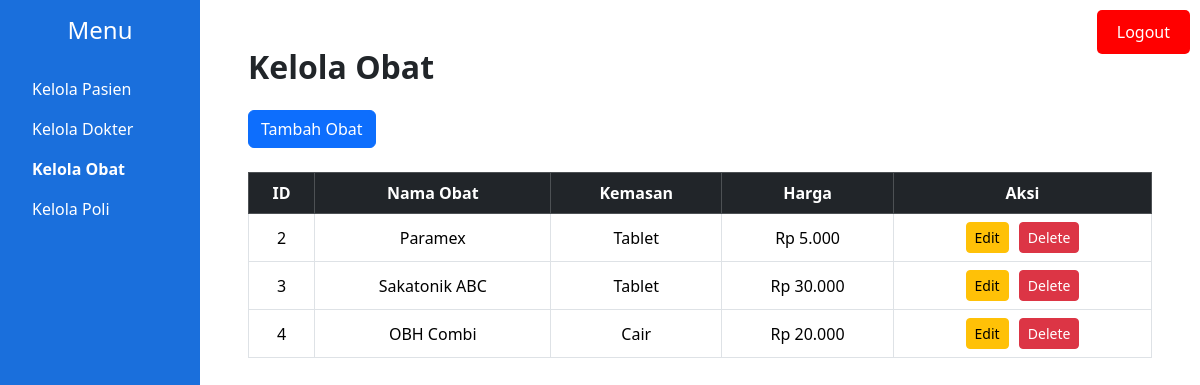
Page /kelola_obat.php on the committed database.
### tables this page shows
CREATE TABLE `obat` (
  `id` int(11) NOT NULL,
  `nama_obat` varchar(50) NOT NULL,
  `kemasan` varchar(35) DEFAULT NULL,
  `harga` int(10) UNSIGNED DEFAULT 0
);

### kelola_obat.php (the view, shortened to what this page needs)
<?php
$servername = "localhost";
$username = "root";
$password = "";
$database = "poli";
$conn = new mysqli($servername, $username, $password, $database);
$sql = "SELECT * FROM obat";
$result = $conn->query($sql);
?>
<!DOCTYPE html>
<html lang="id">
<head>
    <link href="https://cdn.jsdelivr.net/npm/bootstrap@5.3.3/dist/css/bootstrap.min.css" rel="stylesheet">
</head>
<body>
    <div class="container-fluid">
        <div class="row">
            <div class="col-md-3 col-lg-2 sidebar vh-100 d-flex flex-column p-3">
                <h4 class="text-center mb-4">Menu</h4>
                <ul class="nav flex-column">
                    <li class="nav-item">
                        <a class="nav-link" href="kelola_pasien.php">Kelola Pasien</a>
                    </li>
                    <li class="nav-item">
                        <a class="nav-link" href="kelola_dokter.php">Kelola Dokter</a>
                    </li>
                    <li class="nav-item">
                        <a class="nav-link active fw-bold" href="kelola_obat.php">Kelola Obat</a>
                    </li>
                    <li class="nav-item">
                        <a class="nav-link" href="kelola_poli.php">Kelola Poli</a>
                    </li>
                </ul>
            </div>
            <div class="col-md-9 col-lg-10 d-flex flex-column p-5">
                <h2 class="fw-bold mb-4">Kelola Obat</h2>
                <div class="mb-4">
                    <a href="tambah_obat.php" class="btn btn-primary">Tambah Obat</a>
                </div>
                <div class="table-responsive">
                    <table class="table table-bordered table-hover align-middle">
                        <thead class="table-dark">
                            <tr>
                                <th>ID</th>
                                <th>Nama Obat</th>
                                <th>Kemasan</th>
                                <th>Harga</th>
                                <th>Aksi</th>
                            </tr>
                        </thead>
                        <tbody>
                            <?php
                            if ($result->num_rows > 0) {
                                while($row = $result->fetch_assoc()) {
                                    echo "<tr>";
                                    echo "<td>" . $row['id'] . "</td>";
                                    echo "<td>" . $row['nama_obat'] . "</td>";
                                    echo "<td>" . $row['kemasan'] . "</td>";
                                    echo "<td>Rp " . number_format($row['harga'], 0, ',', '.') . "</td>";
                                    echo "<td>
                                            <a href='edit_obat.php?id=" . $row['id'] . "' class='btn btn-warning btn-sm'>Edit</a>
                                            <a href='hapus_obat.php?id=" . $row['id'] . "' class='btn btn-danger btn-sm' onclick='return confirm(\"Apakah Anda yakin ingin menghapus data ini?\");'>Delete</a>
                                          </td>";
                                    echo "</tr>";
                                }
                            } else {
                                echo "<tr><td colspan='5' class='text-center'>Tidak ada data</td></tr>";
                            }
                            ?>
                        </tbody>
                    </table>
                </div>
            </div>
        </div>
    </div>
    <button class="logout-btn" onclick="window.location.href='index.php';">Logout</button>
</body>
</html>

### kelola_obat.php (style rules this page uses)
.sidebar { background-color: #1a6fdc; color: white; }
.sidebar .nav-link { color: white; }
.logout-btn { position: fixed; top: 10px; right: 10px; background-color: red; color: white; border: none; padding: 10px 20px; font-size: 16px; cursor: pointer; border-radius: 5px; }
.table th, .table td { text-align: center; vertical-align: middle; }
.btn-sm { margin: 0 3px; }

### rows in the picture
obat: id "2", nama_obat "Paramex", kemasan "Tablet", harga "5.000"
obat: id "3", nama_obat "Sakatonik ABC", kemasan "Tablet", harga "30.000"
obat: id "4", nama_obat "OBH Combi", kemasan "Cair", harga "20.000"
